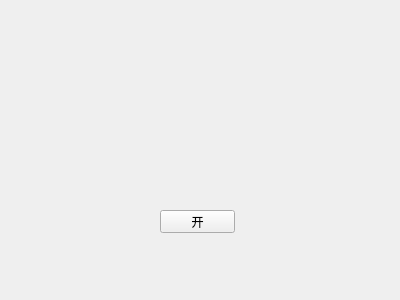
<?xml version="1.0" encoding="UTF-8"?>
<ui version="4.0">
 <class>BluetoothLight</class>
 <widget class="QWidget" name="BluetoothLight">
  <property name="geometry">
   <rect>
    <x>0</x>
    <y>0</y>
    <width>400</width>
    <height>300</height>
   </rect>
  </property>
  <property name="windowTitle">
   <string>Form</string>
  </property>
  <widget class="QPushButton" name="toogleButton">
   <property name="geometry">
    <rect>
     <x>160</x>
     <y>210</y>
     <width>75</width>
     <height>23</height>
    </rect>
   </property>
   <property name="text">
    <string>开</string>
   </property>
  </widget>
 </widget>
 <resources/>
 <connections/>
</ui>
